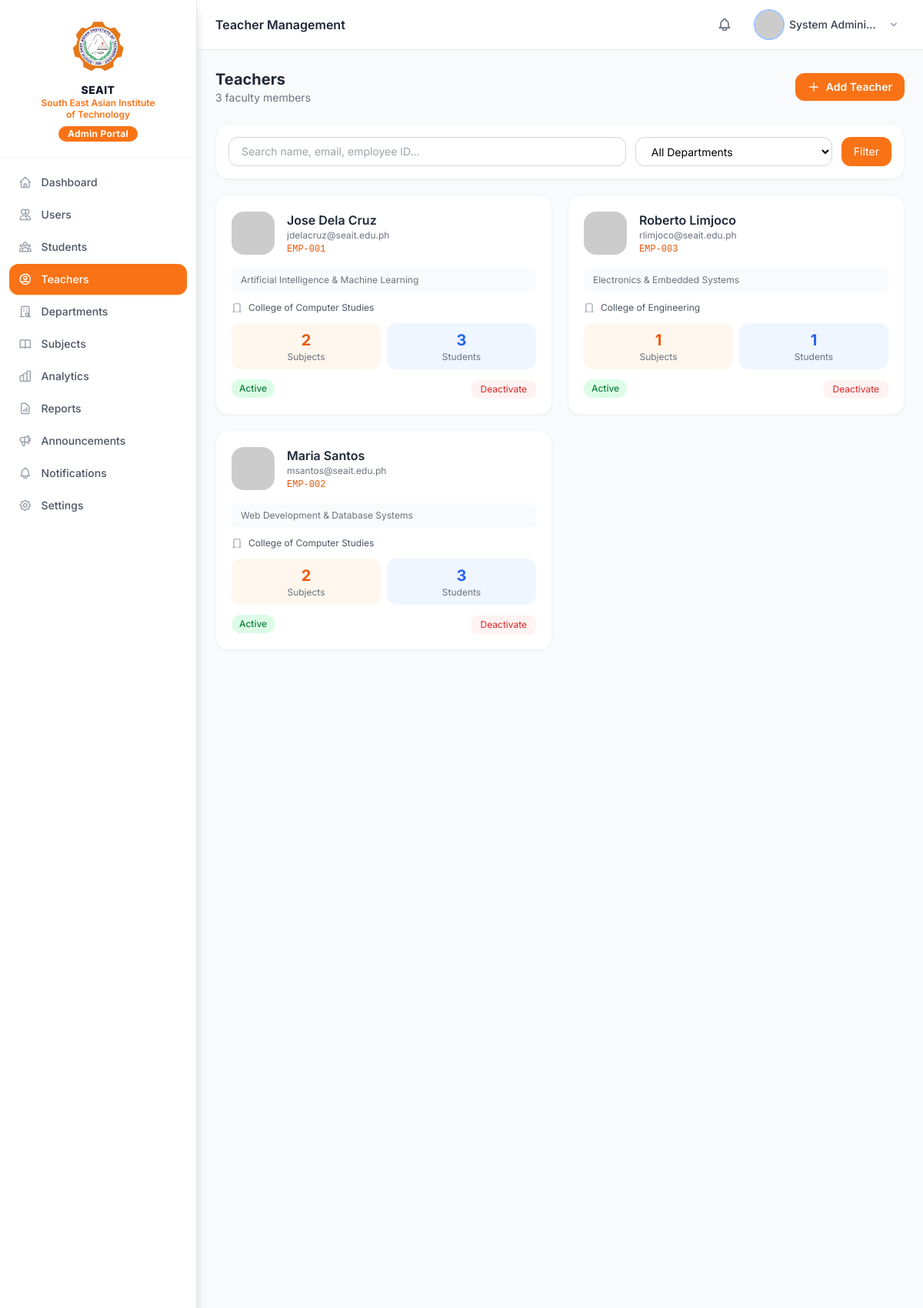
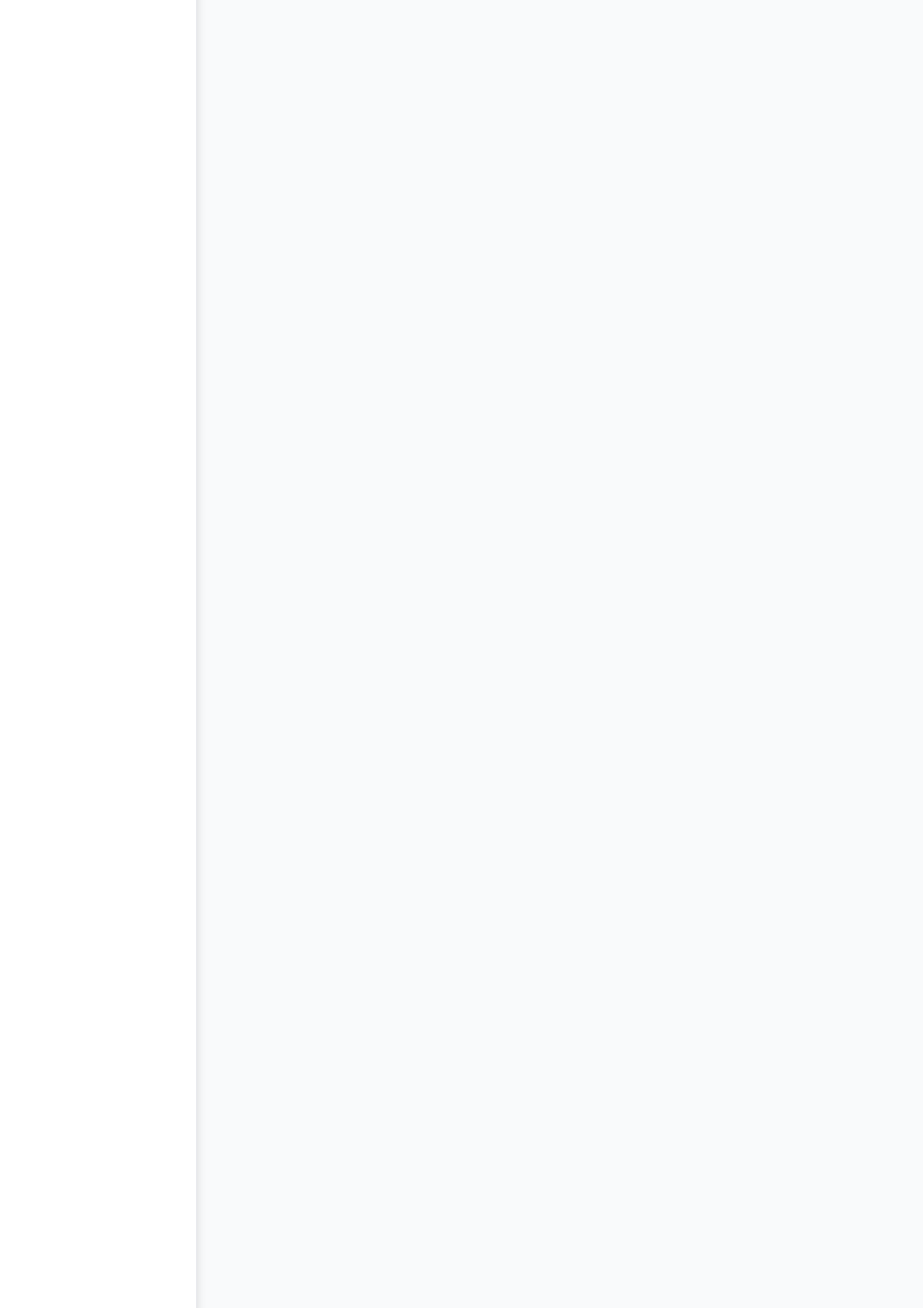
Page /modules/admin/teachers.php (signed in, upper part) on the committed database (2 pictures, top to bottom).
### tables this page shows
CREATE TABLE teachers (
    id              INT UNSIGNED AUTO_INCREMENT PRIMARY KEY,
    user_id         INT UNSIGNED NOT NULL UNIQUE,
    department_id   INT UNSIGNED DEFAULT NULL,
    employee_id     VARCHAR(30)  DEFAULT NULL UNIQUE,
    specialization  VARCHAR(150) DEFAULT NULL,
    bio             TEXT         DEFAULT NULL,
    created_at      DATETIME     NOT NULL DEFAULT CURRENT_TIMESTAMP,
    updated_at      DATETIME     NOT NULL DEFAULT CURRENT_TIMESTAMP ON UPDATE CURRENT_TIMESTAMP,
    FOREIGN KEY (user_id)       REFERENCES users(id)       ON DELETE CASCADE,
    FOREIGN KEY (department_id) REFERENCES departments(id) ON DELETE SET NULL,
    INDEX idx_department (department_id)
);

CREATE TABLE users (
    id          INT UNSIGNED AUTO_INCREMENT PRIMARY KEY,
    username    VARCHAR(50)  NOT NULL UNIQUE,
    email       VARCHAR(150) NOT NULL UNIQUE,
    password    VARCHAR(255) NOT NULL,
    role        ENUM('admin','teacher','student') NOT NULL DEFAULT 'student',
    first_name  VARCHAR(80)  NOT NULL,
    last_name   VARCHAR(80)  NOT NULL,
    avatar      VARCHAR(255) DEFAULT NULL,
    is_active   TINYINT(1)   NOT NULL DEFAULT 1,
    remember_token VARCHAR(100) DEFAULT NULL,
    last_login  DATETIME     DEFAULT NULL,
    created_at  DATETIME     NOT NULL DEFAULT CURRENT_TIMESTAMP,
    updated_at  DATETIME     NOT NULL DEFAULT CURRENT_TIMESTAMP ON UPDATE CURRENT_TIMESTAMP,
    INDEX idx_role       (role),
    INDEX idx_is_active  (is_active),
    INDEX idx_email      (email)
);

CREATE TABLE departments (
    id          INT UNSIGNED AUTO_INCREMENT PRIMARY KEY,
    name        VARCHAR(150) NOT NULL,
    code        VARCHAR(20)  NOT NULL UNIQUE,
    description TEXT         DEFAULT NULL,
    head_id     INT UNSIGNED DEFAULT NULL,
    is_active   TINYINT(1)   NOT NULL DEFAULT 1,
    created_at  DATETIME     NOT NULL DEFAULT CURRENT_TIMESTAMP,
    updated_at  DATETIME     NOT NULL DEFAULT CURRENT_TIMESTAMP ON UPDATE CURRENT_TIMESTAMP,
    INDEX idx_code      (code),
    INDEX idx_is_active (is_active)
);

### core/Helpers.php (called while the page is built, shortened)
<?php
function e(mixed $value): string
{
    return htmlspecialchars((string) $value, ENT_QUOTES | ENT_HTML5, 'UTF-8');
}
function sanitize(mixed $input): string
{
    return trim(htmlspecialchars(strip_tags((string) $input), ENT_QUOTES | ENT_HTML5, 'UTF-8'));
}
function getStr(string $key, string $default = ''): string
{
    return sanitize($_GET[$key] ?? $default);
}
function getInt(string $key, int $default = 0): int
{
    return (int) ($_GET[$key] ?? $default);
}
function paginate(int $totalRows, int $currentPage, int $perPage = ROWS_PER_PAGE): array
{
    $totalPages = max(1, (int) ceil($totalRows / $perPage));
    $currentPage = max(1, min($currentPage, $totalPages));
    $offset = ($currentPage - 1) * $perPage;
    return [
        'total'       => $totalRows,
        'per_page'    => $perPage,
        'current'     => $currentPage,
        'total_pages' => $totalPages,
        'offset'      => $offset,
        'has_prev'    => $currentPage > 1,
        'has_next'    => $currentPage < $totalPages,
    ];
}

### core/Auth.php (called while the page is built, shortened)
<?php
class Auth
{
    public static function role(): ?string
    {
        return $_SESSION['user_role'] ?? null;
    }
}

### core/Database.php (called while the page is built, shortened)
<?php
class Database
{
    private static ?PDO $instance = null;
    public static function getInstance(): PDO
    {
        if (self::$instance === null) {
            $dsn = sprintf(
                'mysql:host=%s;port=%s;dbname=%s;charset=%s',
                DB_HOST, DB_PORT, DB_NAME, DB_CHARSET
            );
            $options = [
                PDO::ATTR_ERRMODE            => PDO::ERRMODE_EXCEPTION,
                PDO::ATTR_DEFAULT_FETCH_MODE => PDO::FETCH_ASSOC,
                PDO::ATTR_EMULATE_PREPARES   => false,
                PDO::MYSQL_ATTR_INIT_COMMAND => "SET NAMES utf8mb4 COLLATE utf8mb4_unicode_ci",
            ];
            try {
                self::$instance = new PDO($dsn, DB_USER, DB_PASS, $options);
            } catch (PDOException $e) {
                if (APP_DEBUG) {
                    die('Database connection failed: ' . $e->getMessage());
                }
                die('A database error occurred. Please try again later.');
            }
        }
        return self::$instance;
    }
    public static function query(string $sql, array $params = []): PDOStatement
    {
        $stmt = self::getInstance()->prepare($sql);
        $stmt->execute($params);
        return $stmt;
    }
    public static function fetchOne(string $sql, array $params = []): ?array
    {
        $row = self::query($sql, $params)->fetch();
        return $row ?: null;
    }
    public static function fetchAll(string $sql, array $params = []): array
    {
        return self::query($sql, $params)->fetchAll();
    }
}

### modules/admin/teachers.php (the view, shortened to what this page needs)
<?php
$pageTitle = 'Teacher Management';
$search = getStr('search');
$page   = getInt('page', 1);
$where  = "WHERE u.role='teacher'";
$params = [];
$total   = Database::fetchOne("SELECT COUNT(*) c FROM users u JOIN teachers t ON t.user_id=u.id {$where}", $params)['c'];
$pag     = paginate($total, $page);
$teachers = Database::fetchAll(
    "SELECT u.*, t.id teacher_id, t.employee_id, t.specialization,
            d.name AS dept_name,
            COUNT(DISTINCT c.id) AS course_count,
            COUNT(DISTINCT e.student_id) AS student_count
     FROM users u
     JOIN teachers t ON t.user_id=u.id
     LEFT JOIN departments d ON d.id=t.department_id
     LEFT JOIN courses c ON c.teacher_id=t.id AND c.is_active=1
     LEFT JOIN enrollments e ON e.course_id=c.id AND e.status='active'
     {$where}
     GROUP BY u.id
     ORDER BY u.last_name, u.first_name
     LIMIT {$pag['per_page']} OFFSET {$pag['offset']}",
    $params
);
?>
<!DOCTYPE html>
<html lang="en">
<head><?php include __DIR__ . '/../../includes/components/head.php'; ?></head>
<body class="bg-gray-50 min-h-screen">
<?php include __DIR__ . '/../../includes/components/sidebar_admin.php'; ?>
<div class="md:ml-64 flex flex-col min-h-screen">
<?php include __DIR__ . '/../../includes/components/topbar.php'; ?>
<main class="flex-1 p-4 md:p-6 fade-in">
<div class="flex items-center justify-between mb-6">
    <div>
        <h2 class="text-xl font-bold text-gray-800">Teachers</h2>
        <p class="text-sm text-gray-500"><?= $total ?> faculty members</p>
    </div>
    <button onclick="document.getElementById('addTeacherModal').classList.remove('hidden')"
            class="flex items-center gap-2 px-4 py-2 bg-orange-500 hover:bg-orange-600 text-white text-sm font-semibold rounded-xl transition shadow-sm">
        <svg class="w-4 h-4" fill="none" stroke="currentColor" viewBox="0 0 24 24">
            <path stroke-linecap="round" stroke-linejoin="round" stroke-width="2" d="M12 4v16m8-8H4"/>
        </svg>
        Add Teacher
    </button>
</div>
<div class="bg-white rounded-2xl p-4 shadow-sm border border-gray-100 mb-5">
    <form method="GET" class="flex flex-col sm:flex-row gap-3">
        <input type="text" name="search" value="<?= e($search) ?>" placeholder="Search name, email, employee ID…"
               class="flex-1 px-4 py-2 rounded-xl border border-gray-300 text-sm focus:outline-none focus:ring-2 focus:ring-orange-400">
        <select name="department_id" class="px-4 py-2 rounded-xl border border-gray-300 text-sm focus:outline-none focus:ring-2 focus:ring-orange-400 bg-white">
            <option value="">All Departments</option>
        </select>
        <button type="submit" class="px-4 py-2 bg-orange-500 text-white text-sm rounded-xl hover:bg-orange-600">Filter</button>
    </form>
</div>
<div class="grid grid-cols-1 md:grid-cols-2 xl:grid-cols-3 gap-5">
<?php foreach ($teachers as $t):
    $avatar = $t['avatar']
        ? fileUrl($t['avatar'])
        : 'https://ui-avatars.com/api/?name='.urlencode($t['first_name'].' '.$t['last_name']).'&background=e67e22&color=fff&size=80';
?>
<div class="bg-white rounded-2xl shadow-sm border border-gray-100 p-5">
    <div class="flex items-center gap-4 mb-4">
        <img src="<?= e($avatar) ?>" class="w-14 h-14 rounded-2xl object-cover" alt="">
        <div class="min-w-0">
            <p class="font-semibold text-gray-800"><?= e($t['first_name'].' '.$t['last_name']) ?></p>
            <p class="text-xs text-gray-500 truncate"><?= e($t['email']) ?></p>
            <p class="text-xs text-orange-600 mt-0.5 font-mono"><?= e($t['employee_id'] ?? '—') ?></p>
        </div>
    </div>
    <?php if ($t['specialization']): ?>
    <p class="text-xs text-gray-500 mb-3 bg-gray-50 rounded-lg px-3 py-2"><?= e($t['specialization']) ?></p>
    <?php endif; ?>
    <div class="flex items-center gap-2 mb-3">
        <svg class="w-3.5 h-3.5 text-gray-400 flex-shrink-0" fill="none" stroke="currentColor" viewBox="0 0 24 24">
            <path stroke-linecap="round" stroke-linejoin="round" stroke-width="2" d="M19 21V5a2 2 0 00-2-2H7a2 2 0 00-2 2v16m14 0h2m-2 0h-5m-9 0H3m2 0h5"/>
        </svg>
        <p class="text-xs text-gray-600"><?= e($t['dept_name'] ?? '— No Department') ?></p>
    </div>
    <div class="grid grid-cols-2 gap-2 text-center mb-3">
        <div class="bg-orange-50 rounded-xl py-2">
            <p class="text-xl font-bold text-orange-600"><?= $t['course_count'] ?></p>
            <p class="text-xs text-gray-500">Subjects</p>
        </div>
        <div class="bg-blue-50 rounded-xl py-2">
            <p class="text-xl font-bold text-blue-600"><?= $t['student_count'] ?></p>
            <p class="text-xs text-gray-500">Students</p>
        </div>
    </div>
    <div class="flex items-center justify-between">
        <span class="px-2.5 py-1 rounded-full text-xs font-medium <?= $t['is_active'] ? 'bg-green-100 text-green-700' : 'bg-red-100 text-red-600' ?>">
            <?= $t['is_active'] ? 'Active' : 'Inactive' ?>
        </span>
        <form method="POST">
            <button type="submit" class="text-xs px-3 py-1 rounded-lg <?= $t['is_active'] ? 'bg-red-50 text-red-600 hover:bg-red-100' : 'bg-green-50 text-green-600 hover:bg-green-100' ?> transition">
                <?= $t['is_active'] ? 'Deactivate' : 'Activate' ?>
            </button>
        </form>
    </div>
</div>
<?php endforeach; ?>
</div>
</main>
</div>
</body>
</html>
<!DOCTYPE html>
<html lang="en">
<head><?php include __DIR__ . '/../../includes/components/head.php'; ?></head>
<body class="bg-gray-50 min-h-screen">
<?php include __DIR__ . '/../../includes/components/sidebar_admin.php'; ?>
<?php include __DIR__ . '/../../includes/components/topbar.php'; ?>
</body>
</html>

### includes/components/head.php (shortened to what this page needs)
<?php
$pageTitle = $pageTitle ?? 'SEAIT E-Learning';
?>
<script src="https://cdn.tailwindcss.com"></script>

### includes/components/sidebar_admin.php (shortened to what this page needs)
<?php
$adminBase = BASE_URL . '/modules/admin';
$current   = $_SERVER['PHP_SELF'] ?? '';
?>
<aside id="sidebar"
       class="fixed top-0 left-0 h-full w-64 bg-white border-r border-gray-200 z-50
              transform -translate-x-full md:translate-x-0 transition-transform duration-300 ease-in-out
              flex flex-col sidebar-scroll overflow-y-auto shadow-lg">
    <div class="flex flex-col items-center px-5 py-5 border-b border-gray-100 bg-white">
        <img src="<?= BASE_URL ?>/public/assets/images/seait-logo.png"
             alt="SEAIT Logo"
             class="w-20 h-20 rounded-full object-cover mb-2"
             style="background:white;">
        <div class="text-center">
            <p class="font-extrabold text-gray-900 text-sm leading-tight tracking-wide">SEAIT</p>
            <p class="text-orange-500 text-xs font-semibold leading-tight">South East Asian Institute</p>
            <p class="text-orange-500 text-xs font-semibold leading-tight">of Technology</p>
        </div>
        <div class="mt-2 px-3 py-0.5 bg-orange-500 rounded-full">
            <p class="text-white text-xs font-bold tracking-wide">Admin Portal</p>
        </div>
    </div>
    <nav class="flex-1 px-3 py-3 space-y-0.5">
        <?php foreach ($nav as $item): ?>
        <?php $isActive = str_contains($current, basename($item['href'])); ?>
        <a href="<?= $item['href'] ?>"
           class="flex items-center gap-3 px-3 py-2.5 rounded-xl text-sm font-medium transition-all
                  <?= $isActive
                      ? 'bg-orange-500 text-white shadow-sm shadow-orange-200'
                      : 'text-gray-600 hover:bg-orange-50 hover:text-orange-600' ?>">
            <svg style="width:1.1rem;height:1.1rem"
                 class="flex-shrink-0 <?= $isActive ? 'text-white' : 'text-gray-400' ?>"
                 fill="none" stroke="currentColor" viewBox="0 0 24 24">
                <path stroke-linecap="round" stroke-linejoin="round" stroke-width="2" d="<?= $item['icon'] ?>"/>
            </svg>
            <?= e($item['label']) ?>
        </a>
        <?php endforeach; ?>
    </nav>
</aside>

### includes/components/topbar.php (shortened to what this page needs)
<?php
$userName     = $_SESSION['user_name']  ?? 'User';
$userRole     = Auth::role();
$userAvatar   = $_SESSION['user_avatar'] ?? null;
$avatarSrc = $userAvatar
    ? fileUrl($userAvatar)
    : 'https://ui-avatars.com/api/?name=' . urlencode($userName) . '&background=e67e22&color=fff&size=80';
$notifLink = match ($userRole) {
    'admin'   => BASE_URL . '/modules/admin/notifications.php',
    'teacher' => BASE_URL . '/modules/teacher/notifications.php',
    default   => BASE_URL . '/modules/student/notifications.php',
};
?>
<header class="bg-white border-b border-gray-200 sticky top-0 z-30">
    <div class="flex items-center justify-between h-16 px-4 md:px-6">
        <div class="flex items-center gap-3">
            <h1 class="text-base font-semibold text-gray-800 hidden sm:block"><?= e($pageTitle ?? 'Dashboard') ?></h1>
        </div>
        <div class="flex items-center gap-2 md:gap-4">
            <div class="relative">
                <a href="<?= $notifLink ?>"
                   class="relative p-2 rounded-lg text-gray-500 hover:bg-gray-100 flex items-center"
                   aria-label="Notifications">
                </a>
            </div>
            <div class="relative" id="user-menu-wrapper">
                <button id="user-menu-btn"
                        class="flex items-center gap-2 p-1.5 rounded-xl hover:bg-gray-100 transition"
                        aria-expanded="false"
                        aria-haspopup="true">
                    <img src="<?= e($avatarSrc) ?>"
                         alt="<?= e($userName) ?>"
                         class="w-9 h-9 rounded-full object-cover ring-2"
                         style="ring-color:#e67e22"
                         onerror="this.src='https://ui-avatars.com/api/?name=<?= urlencode($userName) ?>&background=e67e22&color=fff&size=80'">
                    <span class="text-sm font-medium text-gray-700 hidden md:block max-w-[120px] truncate">
                        <?= e($userName) ?>
                    </span>
                    <svg class="w-4 h-4 text-gray-400 hidden md:block" fill="currentColor" viewBox="0 0 20 20">
                        <path fill-rule="evenodd" d="M5.293 7.293a1 1 0 011.414 0L10 10.586l3.293-3.293a1 1 0 111.414 1.414l-4 4a1 1 0 01-1.414 0l-4-4a1 1 0 010-1.414z" clip-rule="evenodd"/>
                    </svg>
                </button>
            </div>
        </div>
    </div>
</header>

### includes/components/head.php (style rules this page uses)
body { font-family: 'Inter', system-ui, sans-serif; }
.fade-in { animation: fadeIn .25s ease-in-out; }

### rows in the picture
teachers: user.last_name "Jose Dela Cruz", user.email "jdelacruz@seait.edu.ph", employee "EMP-001", specialization "Artificial Intelligence & Machine Learning", department.name "College of Computer Studies", course_count "2", student_count "3"
teachers: user.last_name "Roberto Limjoco", user.email "rlimjoco@seait.edu.ph", employee "EMP-003", specialization "Electronics & Embedded Systems", department.name "College of Engineering", course_count "1", student_count "1"
teachers: user.last_name "Maria Santos", user.email "msantos@seait.edu.ph", employee "EMP-002", specialization "Web Development & Database Systems", department.name "College of Computer Studies", course_count "2", student_count "3"

### other values in the picture
$pageTitle "Teacher Management"
$userName "System Admini…"
$total "3"
$item['label'] "Dashboard"
$item['label'] "Users"
$item['label'] "Students"
$item['label'] "Teachers"
$item['label'] "Departments"
$item['label'] "Subjects"
$item['label'] "Analytics"
$item['label'] "Reports"
$item['label'] "Announcements"
$item['label'] "Notifications"
$item['label'] "Settings"
